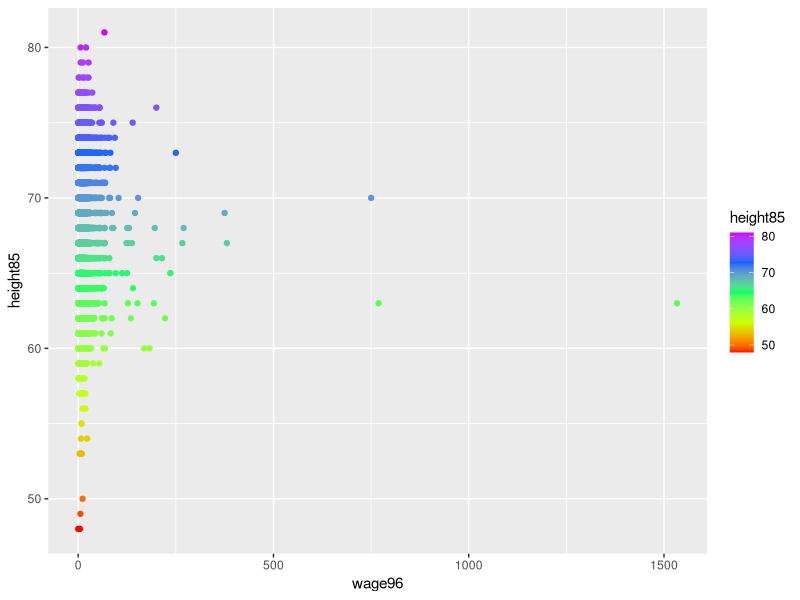
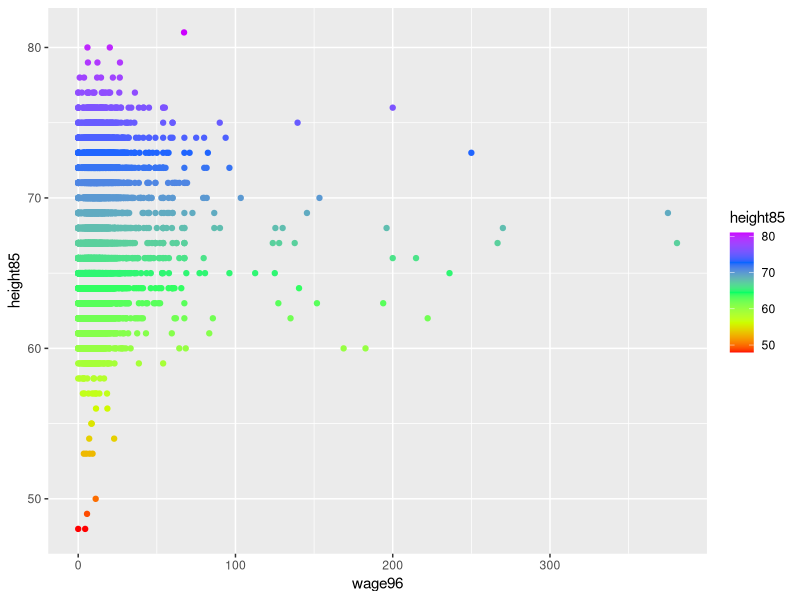
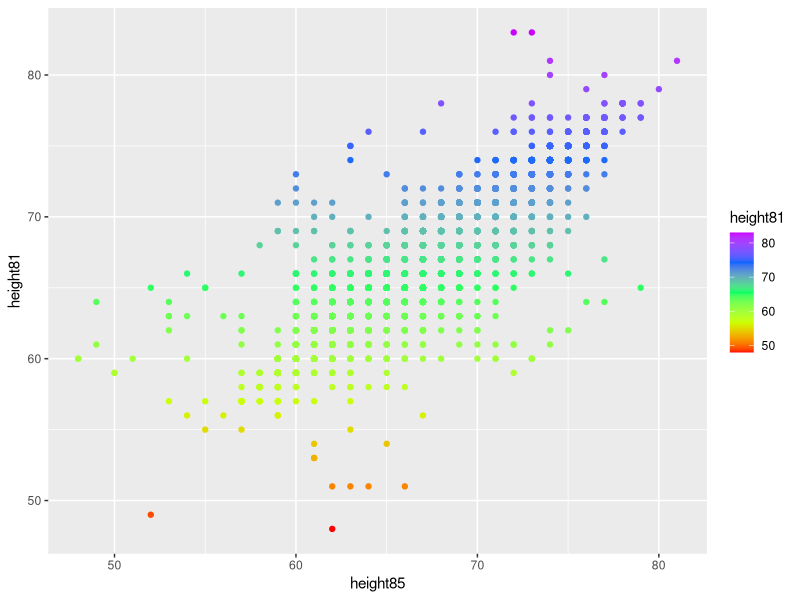

Write R code to recreate these figures, in order.
library(tidyr)
library(ggplot2)
library(dplyr) 


dataset <- read.csv("HeightWage_MenWomenUS_HW.csv", header = TRUE, sep = ",")

##A
a <- c(7,12,13,16)
datasetSiblingsHeightWage <- dataset[,a]
summary(datasetSiblingsHeightWage)
##discuss the results 


##B
wageHeight <- c(3,4)
datasetSiblingsHeightWage[,wageHeight] %>%
  ggplot(aes(x = wage96, y = height85, color = height85)) +
  scale_color_gradientn(colours = rainbow(5))+
  geom_point()
##the slope looks like it might be undefined
##height might be normally distributed

##C
datasetSiblingsHeightWage[which(datasetSiblingsHeightWage$wage96 < 500),wageHeight] %>%
  ggplot(aes(x= wage96, y = height85, color = height85)) + 
  scale_color_gradientn(colours = rainbow(5))+
  geom_point()


##D
adolescentHeightVsAdultHeight <- c(2,3)
datasetSiblingsHeightWage[,adolescentHeightVsAdultHeight] %>%
  ggplot(aes(x=height85, y = height81, color = height81)) +
  scale_color_gradientn(colours = rainbow(5)) +
  geom_point()
##lets look at points where y = 70.  If the point has x < 70, then those points signal a decrease in height as person ages
##therefore, we ignore those points
##Should not use these observations because it is unlikely that one's height will decrease as one ages. 







